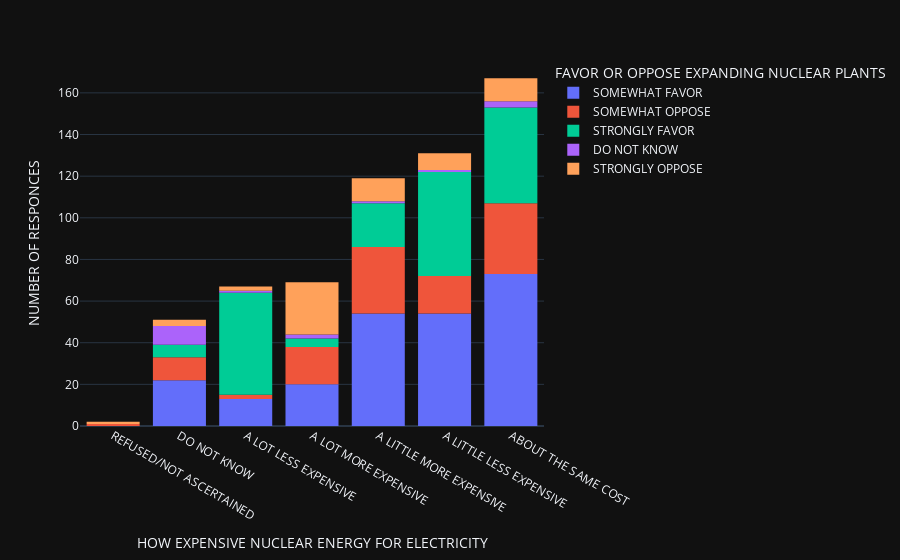

Notebook code cell kept with this figure:
### Code cell
# Q12: HOW EXPENSIVE NUCLEAR ENERGY FOR ELECTRICITY
# Q13: FAVOR OR OPPOSE EXPANDING NUCLEAR PLANT IN THE MIDLANDS OF SC

fig = px.histogram(df_IC, x="Q13", color="Q12", template='plotly_dark').update_xaxes(categoryorder='total ascending').update_layout(
xaxis_title="HOW EXPENSIVE NUCLEAR ENERGY FOR ELECTRICITY", yaxis_title="NUMBER OF RESPONCES", legend_title="HOW EXPENSIVE NUCLEAR ENERGY FOR ELECTRICITY",
)
fig.show()

### Figure 1 — Plotly figure (JSON) as saved in the notebook; plotly's stock layout.template omitted (floating-point values rounded to 4 significant figures; data arrays with more than 128 entries replaced by an {"elided": "..."} marker saying what was removed)
{"data": [{"alignmentgroup": "True", "bingroup": "x", "hovertemplate": "Q13=SOMEWHAT FAVOR<br>Q12=%{x}<br>count=%{y}<extra></extra>", "legendgroup": "SOMEWHAT FAVOR", "marker": {"color": "#636efa", "pattern": {"shape": ""}}, "name": "SOMEWHAT FAVOR", "offsetgroup": "SOMEWHAT FAVOR", "orientation": "v", "showlegend": true, "type": "histogram", "x": {"elided": "236 str values"}, "xaxis": "x", "yaxis": "y"}, {"alignmentgroup": "True", "bingroup": "x", "hovertemplate": "Q13=SOMEWHAT OPPOSE<br>Q12=%{x}<br>count=%{y}<extra></extra>", "legendgroup": "SOMEWHAT OPPOSE", "marker": {"color": "#EF553B", "pattern": {"shape": ""}}, "name": "SOMEWHAT OPPOSE", "offsetgroup": "SOMEWHAT OPPOSE", "orientation": "v", "showlegend": true, "type": "histogram", "x": ["DO NOT KNOW", "A LITTLE LESS EXPENSIVE", "A LOT MORE EXPENSIVE", "ABOUT THE SAME COST", "A LITTLE MORE EXPENSIVE", "A LITTLE MORE EXPENSIVE", "ABOUT THE SAME COST", "A LITTLE LESS EXPENSIVE", "A LOT MORE EXPENSIVE", "A LITTLE MORE EXPENSIVE", "A LITTLE MORE EXPENSIVE", "ABOUT THE SAME COST", "A LITTLE MORE EXPENSIVE", "A LITTLE MORE EXPENSIVE", "ABOUT THE SAME COST", "ABOUT THE SAME COST", "A LOT MORE EXPENSIVE", "ABOUT THE SAME COST", "ABOUT THE SAME COST", "A LITTLE LESS EXPENSIVE", "ABOUT THE SAME COST", "DO NOT KNOW", "A LITTLE MORE EXPENSIVE", "A LITTLE MORE EXPENSIVE", "A LITTLE MORE EXPENSIVE", "A LOT MORE EXPENSIVE", "ABOUT THE SAME COST", "A LOT MORE EXPENSIVE", "A LITTLE MORE EXPENSIVE", "A LITTLE MORE EXPENSIVE", "A LOT MORE EXPENSIVE", "A LOT MORE EXPENSIVE", "A LITTLE MORE EXPENSIVE", "ABOUT THE SAME COST", "A LITTLE MORE EXPENSIVE", "A LOT MORE EXPENSIVE", "A LOT MORE EXPENSIVE", "ABOUT THE SAME COST", "A LITTLE MORE EXPENSIVE", "ABOUT THE SAME COST", "A LOT MORE EXPENSIVE", "A LITTLE MORE EXPENSIVE", "ABOUT THE SAME COST", "A LITTLE LESS EXPENSIVE", "A LOT MORE EXPENSIVE", "ABOUT THE SAME COST", "A LITTLE MORE EXPENSIVE", "A LOT LESS EXPENSIVE", "A LITTLE LESS EXPENSIVE", "DO NOT KNOW", "ABOUT THE SAME COST", "A LITTLE MORE EXPENSIVE", "ABOUT THE SAME COST", "ABOUT THE SAME COST", "ABOUT THE SAME COST", "DO NOT KNOW", "A LITTLE MORE EXPENSIVE", "A LITTLE LESS EXPENSIVE", "ABOUT THE SAME COST", "ABOUT THE SAME COST", "DO NOT KNOW", "DO NOT KNOW", "A LITTLE LESS EXPENSIVE", "A LITTLE LESS EXPENSIVE", "A LOT MORE EXPENSIVE", "ABOUT THE SAME COST", "A LITTLE MORE EXPENSIVE", "A LOT MORE EXPENSIVE", "A LITTLE LESS EXPENSIVE", "DO NOT KNOW", "ABOUT THE SAME COST", "ABOUT THE SAME COST", "A LITTLE MORE EXPENSIVE", "A LITTLE MORE EXPENSIVE", "REFUSED/NOT ASCERTAINED", "DO NOT KNOW", "ABOUT THE SAME COST", "A LITTLE LESS EXPENSIVE", "A LITTLE MORE EXPENSIVE", "A LITTLE LESS EXPENSIVE", "DO NOT KNOW", "ABOUT THE SAME COST", "A LITTLE MORE EXPENSIVE", "ABOUT THE SAME COST", "ABOUT THE SAME COST", "A LITTLE LESS EXPENSIVE", "A LITTLE LESS EXPENSIVE", "A LOT LESS EXPENSIVE", "A LOT MORE EXPENSIVE", "ABOUT THE SAME COST", "A LITTLE MORE EXPENSIVE", "A LITTLE MORE EXPENSIVE", "A LITTLE LESS EXPENSIVE", "A LITTLE MORE EXPENSIVE", "A LITTLE MORE EXPENSIVE", "A LITTLE MORE EXPENSIVE", "A LITTLE LESS EXPENSIVE", "A LOT MORE EXPENSIVE", "A LITTLE LESS EXPENSIVE", "DO NOT KNOW", "A LOT MORE EXPENSIVE", "A LOT MORE EXPENSIVE", "A LITTLE MORE EXPENSIVE", "ABOUT THE SAME COST", "ABOUT THE SAME COST", "A LITTLE LESS EXPENSIVE", "A LITTLE MORE EXPENSIVE", "ABOUT THE SAME COST", "ABOUT THE SAME COST", "A LITTLE LESS EXPENSIVE", "ABOUT THE SAME COST", "A LITTLE MORE EXPENSIVE", "DO NOT KNOW", "ABOUT THE SAME COST", "A LOT MORE EXPENSIVE", "A LITTLE MORE EXPENSIVE"], "xaxis": "x", "yaxis": "y"}, {"alignmentgroup": "True", "bingroup": "x", "hovertemplate": "Q13=STRONGLY FAVOR<br>Q12=%{x}<br>count=%{y}<extra></extra>", "legendgroup": "STRONGLY FAVOR", "marker": {"color": "#00cc96", "pattern": {"shape": ""}}, "name": "STRONGLY FAVOR", "offsetgroup": "STRONGLY FAVOR", "orientation": "v", "showlegend": true, "type": "histogram", "x": {"elided": "176 str values"}, "xaxis": "x", "yaxis": "y"}, {"alignmentgroup": "True", "bingroup": "x", "hovertemplate": "Q13=DO NOT KNOW<br>Q12=%{x}<br>count=%{y}<extra></extra>", "legendgroup": "DO NOT KNOW", "marker": {"color": "#ab63fa", "pattern": {"shape": ""}}, "name": "DO NOT KNOW", "offsetgroup": "DO NOT KNOW", "orientation": "v", "showlegend": true, "type": "histogram", "x": ["DO NOT KNOW", "DO NOT KNOW", "DO NOT KNOW", "DO NOT KNOW", "A LOT MORE EXPENSIVE", "ABOUT THE SAME COST", "DO NOT KNOW", "DO NOT KNOW", "A LITTLE MORE EXPENSIVE", "ABOUT THE SAME COST", "A LOT MORE EXPENSIVE", "A LITTLE LESS EXPENSIVE", "DO NOT KNOW", "A LOT LESS EXPENSIVE", "DO NOT KNOW", "DO NOT KNOW", "ABOUT THE SAME COST"], "xaxis": "x", "yaxis": "y"}, {"alignmentgroup": "True", "bingroup": "x", "hovertemplate": "Q13=STRONGLY OPPOSE<br>Q12=%{x}<br>count=%{y}<extra></extra>", "legendgroup": "STRONGLY OPPOSE", "marker": {"color": "#FFA15A", "pattern": {"shape": ""}}, "name": "STRONGLY OPPOSE", "offsetgroup": "STRONGLY OPPOSE", "orientation": "v", "showlegend": true, "type": "histogram", "x": ["A LOT MORE EXPENSIVE", "A LITTLE MORE EXPENSIVE", "ABOUT THE SAME COST", "A LOT MORE EXPENSIVE", "A LOT MORE EXPENSIVE", "A LITTLE LESS EXPENSIVE", "A LITTLE LESS EXPENSIVE", "A LITTLE MORE EXPENSIVE", "DO NOT KNOW", "A LITTLE MORE EXPENSIVE", "ABOUT THE SAME COST", "ABOUT THE SAME COST", "A LITTLE MORE EXPENSIVE", "A LITTLE LESS EXPENSIVE", "A LITTLE LESS EXPENSIVE", "A LITTLE MORE EXPENSIVE", "A LITTLE MORE EXPENSIVE", "A LOT MORE EXPENSIVE", "A LOT MORE EXPENSIVE", "A LITTLE MORE EXPENSIVE", "A LOT MORE EXPENSIVE", "A LOT MORE EXPENSIVE", "A LOT MORE EXPENSIVE", "A LOT MORE EXPENSIVE", "A LITTLE LESS EXPENSIVE", "A LOT MORE EXPENSIVE", "A LOT MORE EXPENSIVE", "A LOT MORE EXPENSIVE", "ABOUT THE SAME COST", "A LOT MORE EXPENSIVE", "A LOT MORE EXPENSIVE", "A LOT MORE EXPENSIVE", "A LITTLE LESS EXPENSIVE", "ABOUT THE SAME COST", "ABOUT THE SAME COST", "A LITTLE MORE EXPENSIVE", "A LITTLE LESS EXPENSIVE", "A LOT MORE EXPENSIVE", "A LOT MORE EXPENSIVE", "A LOT LESS EXPENSIVE", "A LITTLE LESS EXPENSIVE", "A LOT MORE EXPENSIVE", "A LITTLE MORE EXPENSIVE", "A LOT LESS EXPENSIVE", "DO NOT KNOW", "DO NOT KNOW", "ABOUT THE SAME COST", "A LOT MORE EXPENSIVE", "ABOUT THE SAME COST", "A LOT MORE EXPENSIVE", "A LOT MORE EXPENSIVE", "ABOUT THE SAME COST", "A LOT MORE EXPENSIVE", "A LITTLE MORE EXPENSIVE", "A LOT MORE EXPENSIVE", "A LOT MORE EXPENSIVE", "A LITTLE MORE EXPENSIVE", "A LOT MORE EXPENSIVE", "REFUSED/NOT ASCERTAINED", "ABOUT THE SAME COST", "ABOUT THE SAME COST"], "xaxis": "x", "yaxis": "y"}], "layout": {"autosize": true, "barmode": "relative", "legend": {"title": {"text": "FAVOR OR OPPOSE EXPANDING NUCLEAR PLANTS"}, "tracegroupgap": 0}, "margin": {"t": 60}, "xaxis": {"anchor": "y", "autorange": true, "categoryorder": "total ascending", "domain": [0, 1], "range": [-0.5, 6.5], "title": {"text": "HOW EXPENSIVE NUCLEAR ENERGY FOR ELECTRICITY"}, "type": "category"}, "yaxis": {"anchor": "x", "autorange": true, "domain": [0, 1], "range": [0, 175.8], "title": {"text": "NUMBER OF RESPONCES"}}}}
